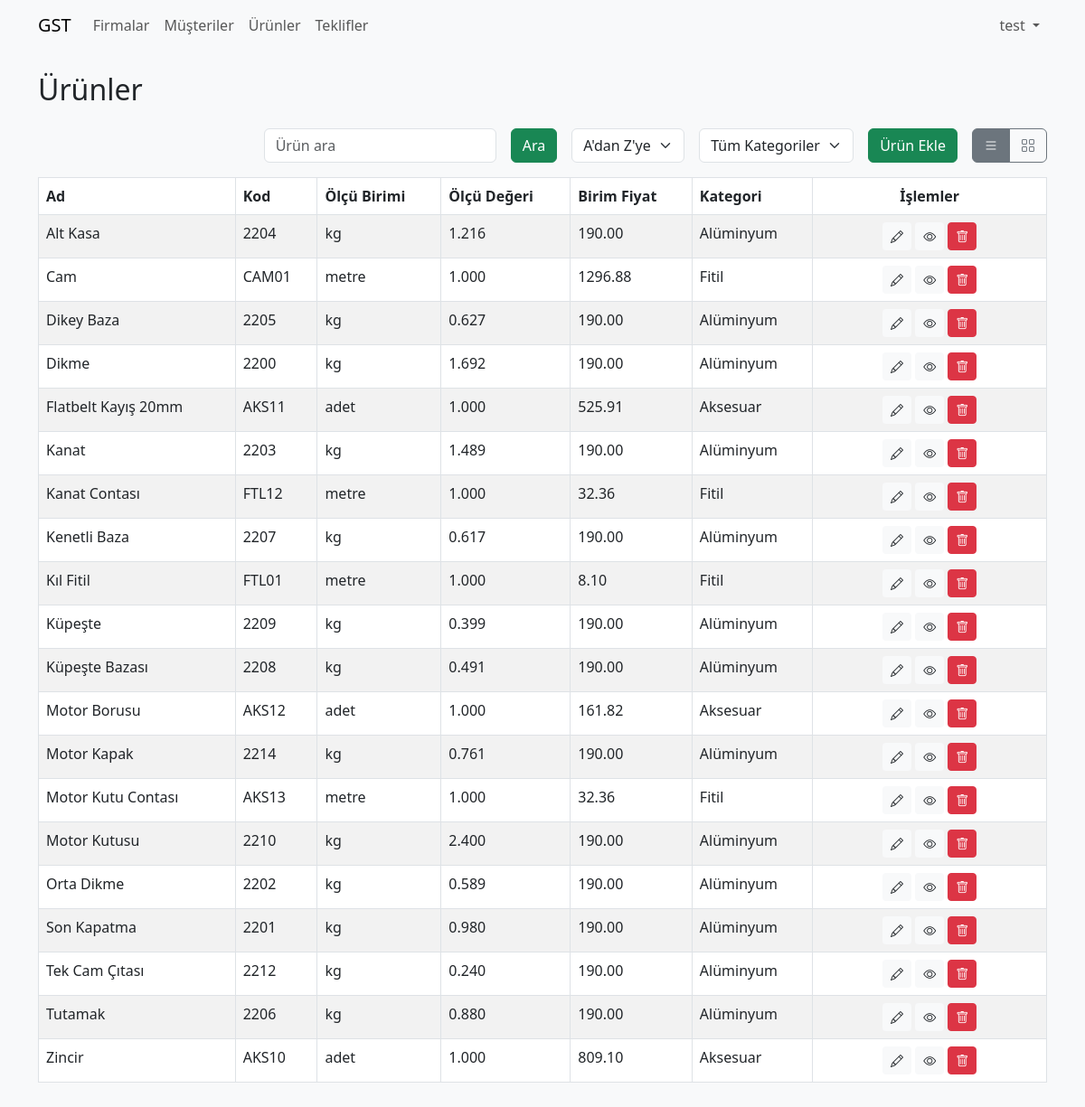
Page /product.php (signed in) on the earlier database version.
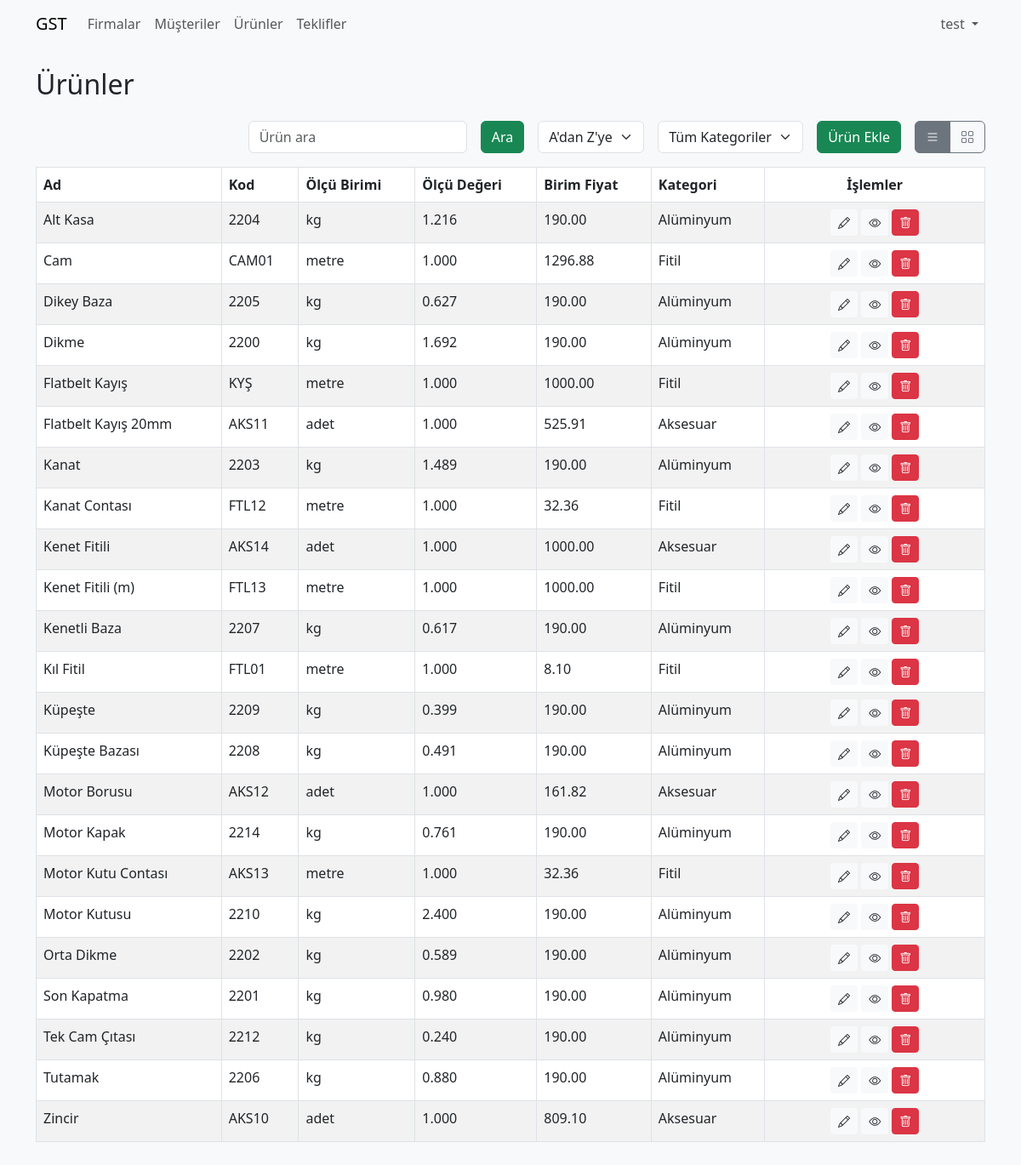
Same page on the later database version.
### tables this page shows
CREATE TABLE `products` (
  `id` int(10) UNSIGNED NOT NULL,
  `name` varchar(100) NOT NULL,
  `code` varchar(50) NOT NULL,
  `unit` varchar(20) NOT NULL,
  `measure_value` decimal(10,3) NOT NULL,
  `unit_price` decimal(10,2) NOT NULL,
  `category` varchar(50) DEFAULT NULL,
  `image_data` longblob DEFAULT NULL,
  `image_type` varchar(50) DEFAULT NULL
);

### helpers/theme.php (called while the page is built, shortened)
<?php
function get_theme(): string
{
    return $_SESSION['theme'] ?? 'light';
}
function theme_css(): string
{
    return (get_theme() === 'dark')
        ? 'https://cdn.jsdelivr.net/npm/bootswatch@5.3.0/dist/darkly/bootstrap.min.css'
        : 'https://cdn.jsdelivr.net/npm/bootstrap@5.3.0/dist/css/bootstrap.min.css';
}
function get_color(): string
{
    return $_SESSION['color'] ?? 'primary';
}

### helpers/device.php (called while the page is built)
<?php
function is_mobile(): bool
{
    $ua = $_SERVER['HTTP_USER_AGENT'] ?? '';
    return preg_match('/Android|webOS|iPhone|iPad|iPod|BlackBerry|IEMobile|Opera Mini/i', $ua) === 1;
}
function resolve_view(): string
{
    return $_GET['view'] ?? (is_mobile() ? 'card' : 'list');
}

### helpers/auth.php (called while the page is built, shortened)
<?php
function is_admin(PDO $pdo): bool
{
    $userId = $_SESSION['user']['id'] ?? null;
    try {
        $stmt = $pdo->prepare(
            'SELECT r.name FROM roles r ' .
            'JOIN role_user ru ON r.id = ru.role_id ' .
            'WHERE ru.user_id = ? LIMIT 1'
        );
        $stmt->execute([$userId]);
        $role = $stmt->fetchColumn();
        return $role === 'admin';
    } catch (PDOException $e) {
        return false;
    }
}
?>

### product.php (the view, shortened to what this page needs)
<?php
require_once 'config.php';
require_once 'helpers/theme.php';
require_once 'helpers/device.php';
require_once 'helpers/auth.php';
$search = $_GET['search'] ?? '';
$sort = (isset($_GET['sort']) && $_GET['sort'] === 'desc') ? 'DESC' : 'ASC';
$view = resolve_view();
$paramList = $_GET;
$paramList['view'] = 'list';
$listUrl = 'product?' . http_build_query($paramList);
$paramList['view'] = 'card';
$cardUrl = 'product?' . http_build_query($paramList);
$query = "SELECT * FROM products WHERE name LIKE :search";
$params = [':search' => "%$search%"];
$query .= " ORDER BY name $sort";
$stmt = $pdo->prepare($query);
$stmt->execute($params);
$products = $stmt->fetchAll();
?>
<!DOCTYPE html>
<html lang="tr">
<head>
    <link href="<?php echo theme_css(); ?>" rel="stylesheet">
</head>
<body class="bg-light">
    <?php include 'includes/header.php'; ?>
    <div class="container py-4">
        <h2 class="mb-4">Ürünler</h2>
        <div class="row mb-3">
            <div class="col-12">
                <div class="row align-items-center justify-content-end g-2">
                    <div class="col-auto">
                        <form method="get" class="form-inline-responsive d-flex">
                            <input type="text" name="search" value="<?php echo htmlspecialchars($search); ?>"
                                class="form-control" placeholder="Ürün ara">
                            <button type="submit" class="btn btn-<?php echo get_color(); ?> ms-2">Ara</button>
                        </form>
                    </div>
                    <div class="col-auto">
                        <form method="get" class="form-inline-responsive d-flex ms-2">
                            <select name="sort" class="form-select" onchange="this.form.submit()">
                                <option value="asc" <?php echo $sort === 'ASC' ? 'selected' : ''; ?>>A'dan Z'ye</option>
                            </select>
                        </form>
                    </div>
                    <div class="col-auto">
                        <form method="get" class="form-inline-responsive d-flex ms-2">
                            <select name="category" class="form-select" onchange="this.form.submit()">
                                <option value="">Tüm Kategoriler</option>
                            </select>
                        </form>
                    </div>
                    <div class="col-auto">
                        <button type="button" class="btn btn-<?php echo get_color(); ?> ms-2" data-bs-toggle="modal"
                            data-bs-target="#addModal">Ürün
                            Ekle</button>
                    </div>
                    <div class="col-auto">
                        <div class="btn-group ms-2 view-toggle d-none d-md-inline-flex" role="group">
                            <a href="<?php echo $listUrl; ?>"
                                class="btn btn-outline-secondary <?php echo $view === 'list' ? 'active' : ''; ?>"><i
                                    class="bi bi-list"></i></a>
                            <a href="<?php echo $cardUrl; ?>"
                                class="btn btn-outline-secondary <?php echo $view === 'card' ? 'active' : ''; ?>"><i
                                    class="bi bi-grid"></i></a>
                        </div>
                    </div>
                </div>
            </div>
        </div>
        <?php if ($view === 'list'): ?>
            <table class="table table-bordered table-striped responsive-table">
                <thead>
                    <tr>
                        <th>Ad</th>
                        <th>Kod</th>
                        <th>Ölçü Birimi</th>
                        <th>Ölçü Değeri</th>
                        <th>Birim Fiyat</th>
                        <th>Kategori</th>
                        <th class="text-center actions-col">İşlemler</th>
                    </tr>
                </thead>
                <tbody>
                    <?php foreach ($products as $product): ?>
                        <tr>
                            <td><?php echo htmlspecialchars($product['name']); ?></td>
                            <td><?php echo htmlspecialchars($product['code']); ?></td>
                            <td><?php echo htmlspecialchars($product['unit']); ?></td>
                            <td><?php echo htmlspecialchars($product['measure_value']); ?></td>
                            <td><?php echo htmlspecialchars($product['unit_price']); ?></td>
                            <td><?php echo htmlspecialchars($product['category']); ?></td>
                            <td class="text-center actions-col">
                                <button class="btn btn-sm bg-light text-dark" data-bs-toggle="modal"
                                    data-bs-target="#editModal<?php echo $product['id']; ?>"><i class="bi bi-pencil"></i></button>
                                <?php if (is_admin($pdo)): ?>
                                <a href="log-list.php?table=products&id=<?php echo $product['id']; ?>" class="btn btn-sm bg-light text-dark" title="Logları Gör"><i class="bi bi-eye"></i></a>
                                <?php endif; ?>
                                <form method="post" action="product" class="d-inline-block"
                                    onsubmit="return confirm('Silmek istediğinize emin misiniz?');">
                                    <button type="submit" class="btn btn-sm btn-danger"><i class="bi bi-trash"></i></button>
                                </form>
                            </td>
                        </tr>
                    <?php endforeach; ?>
                </tbody>
            </table>
        <?php endif; ?>
    </div>
</body>
</html>

### includes/header.php (shortened to what this page needs)
<?php
require_once __DIR__ . '/../helpers/theme.php';
?>
<link href="<?php echo theme_css(); ?>" rel="stylesheet">
<link rel="stylesheet" href="https://cdn.jsdelivr.net/npm/bootstrap-icons@1.10.5/font/bootstrap-icons.css">
<link rel="stylesheet" href="/assets/css/style.css">
<nav
    class="navbar navbar-expand-lg <?php echo get_theme() === 'dark' ? 'navbar-dark bg-dark' : 'navbar-light bg-light'; ?>">
    <div class="container">
        <a class="navbar-brand" href="dashboard">GST
        </a>
        <div class="collapse navbar-collapse" id="navbarNav">
            <ul class="navbar-nav me-auto mb-2 mb-lg-0">
                <li class="nav-item"><a class="nav-link" href="company">Firmalar</a></li>
                <li class="nav-item"><a class="nav-link" href="customers">Müşteriler</a></li>
                <li class="nav-item"><a class="nav-link" href="product">Ürünler</a></li>
                <li class="nav-item"><a class="nav-link" href="offer">Teklifler</a></li>
            </ul>
            <ul class="navbar-nav">
                <li class="nav-item dropdown">
                    <a class="nav-link dropdown-toggle" href="#" id="userDropdown" role="button"
                        data-bs-toggle="dropdown" aria-expanded="false">
                        <?php echo isset($_SESSION['user']['username']) ? htmlspecialchars($_SESSION['user']['username']) : 'Kullanıcı'; ?>
                    </a>
                </li>
            </ul>
        </div>
    </div>
</nav>

### assets/css/style.css (style rules this page uses)
.form-inline-responsive { display: flex; flex-wrap: wrap; align-items: center; gap: 0.5rem; }
.form-inline-responsive .form-control, .form-inline-responsive .form-select { width: auto; }
.actions-col { min-width: 200px; white-space: nowrap; }

Differences in the rows shown:
added products: name "Flatbelt Kayış", code "KYŞ", unit "metre", measure_value "1.000", unit_price "1000.00", category "Fitil"
added products: name "Kenet Fitili", code "AKS14", unit "adet", measure_value "1.000", unit_price "1000.00", category "Aksesuar"
added products: name "Kenet Fitili (m)", code "FTL13", unit "metre", measure_value "1.000", unit_price "1000.00", category "Fitil"
